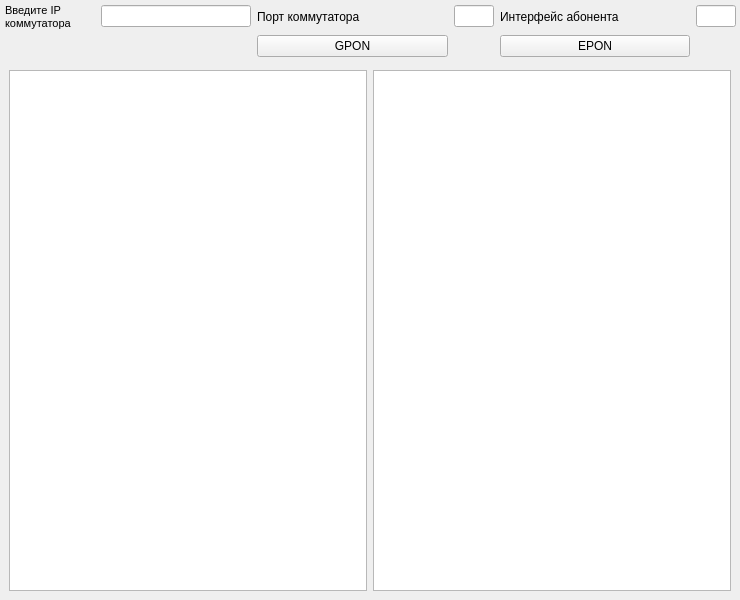
<?xml version="1.0" encoding="UTF-8"?>
<ui version="4.0">
 <class>MainWindow</class>
 <widget class="QMainWindow" name="MainWindow">
  <property name="geometry">
   <rect>
    <x>0</x>
    <y>0</y>
    <width>740</width>
    <height>600</height>
   </rect>
  </property>
  <property name="minimumSize">
   <size>
    <width>740</width>
    <height>600</height>
   </size>
  </property>
  <property name="windowTitle">
   <string>MainWindow</string>
  </property>
  <widget class="QWidget" name="centralwidget">
   <layout class="QVBoxLayout" name="verticalLayout">
    <property name="spacing">
     <number>0</number>
    </property>
    <property name="leftMargin">
     <number>0</number>
    </property>
    <property name="topMargin">
     <number>0</number>
    </property>
    <property name="rightMargin">
     <number>0</number>
    </property>
    <property name="bottomMargin">
     <number>0</number>
    </property>
    <item>
     <widget class="QWidget" name="widget_1" native="true">
      <property name="maximumSize">
       <size>
        <width>16777215</width>
        <height>80</height>
       </size>
      </property>
      <layout class="QGridLayout" name="gridLayout">
       <property name="leftMargin">
        <number>5</number>
       </property>
       <property name="topMargin">
        <number>4</number>
       </property>
       <property name="rightMargin">
        <number>4</number>
       </property>
       <property name="bottomMargin">
        <number>4</number>
       </property>
       <item row="1" column="2">
        <widget class="QPushButton" name="start_check_GPON">
         <property name="text">
          <string>GPON</string>
         </property>
        </widget>
       </item>
       <item row="0" column="1">
        <widget class="QLineEdit" name="ipAddressEdit">
         <property name="minimumSize">
          <size>
           <width>90</width>
           <height>0</height>
          </size>
         </property>
         <property name="maximumSize">
          <size>
           <width>150</width>
           <height>16777215</height>
          </size>
         </property>
         <property name="text">
          <string/>
         </property>
        </widget>
       </item>
       <item row="0" column="3">
        <widget class="QLineEdit" name="portEdit">
         <property name="maximumSize">
          <size>
           <width>40</width>
           <height>16777215</height>
          </size>
         </property>
         <property name="text">
          <string/>
         </property>
        </widget>
       </item>
       <item row="1" column="4">
        <widget class="QPushButton" name="start_check_EPON">
         <property name="minimumSize">
          <size>
           <width>105</width>
           <height>0</height>
          </size>
         </property>
         <property name="text">
          <string>EPON</string>
         </property>
        </widget>
       </item>
       <item row="0" column="2">
        <widget class="QLabel" name="port_label">
         <property name="text">
          <string>Порт коммутатора</string>
         </property>
         <property name="textFormat">
          <enum>Qt::AutoText</enum>
         </property>
         <property name="scaledContents">
          <bool>false</bool>
         </property>
         <property name="wordWrap">
          <bool>true</bool>
         </property>
        </widget>
       </item>
       <item row="0" column="4">
        <widget class="QLabel" name="interfice_label">
         <property name="text">
          <string>Интерфейс абонента</string>
         </property>
         <property name="wordWrap">
          <bool>true</bool>
         </property>
        </widget>
       </item>
       <item row="0" column="0">
        <widget class="QLabel" name="ipAddressLBL">
         <property name="maximumSize">
          <size>
           <width>90</width>
           <height>25</height>
          </size>
         </property>
         <property name="font">
          <font>
           <pointsize>8</pointsize>
          </font>
         </property>
         <property name="text">
          <string>Введите IP коммутатора</string>
         </property>
         <property name="wordWrap">
          <bool>true</bool>
         </property>
        </widget>
       </item>
       <item row="0" column="5">
        <widget class="QLineEdit" name="interficeEdit">
         <property name="maximumSize">
          <size>
           <width>40</width>
           <height>16777215</height>
          </size>
         </property>
        </widget>
       </item>
      </layout>
     </widget>
    </item>
    <item>
     <widget class="QWidget" name="widget" native="true">
      <layout class="QHBoxLayout" name="horizontalLayout">
       <item>
        <widget class="QTextEdit" name="resultEdit"/>
       </item>
       <item>
        <widget class="QTextEdit" name="result2Edit"/>
       </item>
      </layout>
     </widget>
    </item>
   </layout>
  </widget>
 </widget>
 <resources/>
 <connections/>
</ui>
